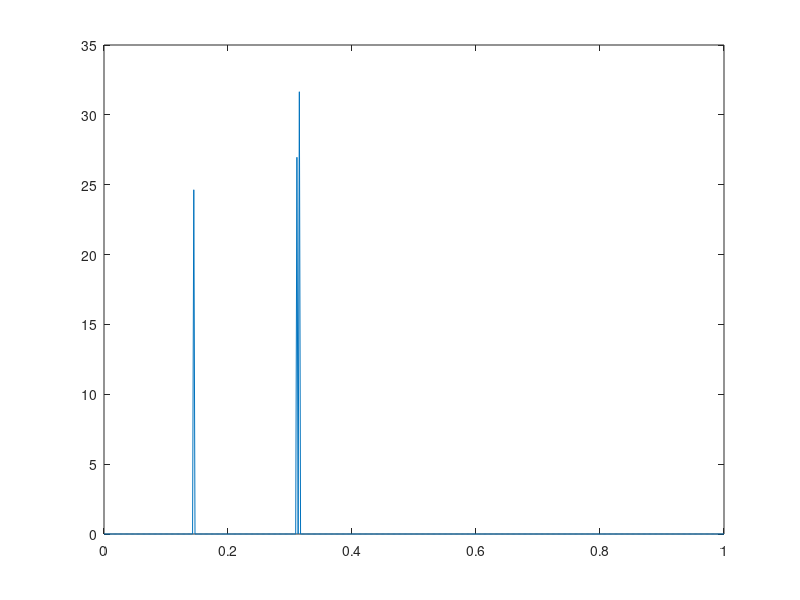

This figure's MATLAB source:
%%
 % Copyright (c) 2025, Sanjeeva Reddy S
 % All rights reserved.
 
 %This source code is licensed under the MIT license found in the
 % LICENSE file in the root directory of this source tree.
 
 % Unauthorized copying of this file, via any medium, is strictly prohibited
 % unless explicit permission is granted by the copyright owner.
 
 % Description:
 % This file contains utility functions for processing sparse arrays.
 
 % Author: Sanjeeva Reddy S
 % EMail: sanjeevareddy.s414@gmail.com
 % Created on: January 5, 2025





%%%%%%%%%%%%%%%%%%%%%%%%%%%%%%%%%%%%%%%%%%%%%%%
%%%%%%%%%%%%%%%%%%%%%%%%%%%%%%%%%%%%%%%%%%%%%%%
%% Clear the cache
%%%%%%%%%%%%%%%%%%%%%%%%%%%%%%%%%%%%%%%%%%%%%%%

clc;clear;close;tic

%%%%%%%%%%%%%%%%%%%%%%%%%%%%%%%%%%%%%%%%%%%%%%%

%%%%%%%%%%%%%%%%%%%%%%%%%%%%%%%%%%%%%%%%%%%%%%%
%% Parameters
%%%%%%%%%%%%%%%%%%%%%%%%%%%%%%%%%%%%%%%%%%%%%%%


N = 200;  N1=N^2;% Number of Samples
numSignals = 3;                          % Number of incoming signals
SNR = -15;                                     % SNR values in db
omg = [0.310 0.315  0.145];          % Frequencies
M = 512;   M1 = M+N;  I = eye(N);                                                   % Extended Number of Samples for high resolution

%%%%%%%%%%%%%%%%%%%%%%%%%%%%%%%%%%%%%%%%%%%%%%%
%% Signal Generation
%%%%%%%%%%%%%%%%%%%%%%%%%%%%%%%%%%%%%%%%%%%%%%%


t = 0:N-1;                                       % Samples

% Steering Vector Computation
eomg = linspace(0,1,M)';                 % Define Frequencies for elongated Steering Vector
eomg1 = linspace(0,1,M1)';


% Signal Addition
signal = zeros(1,N);
for i = 1:numSignals
    Amp = 5*exp(1i*2*pi*rand([1,1]));
    z = Amp*exp(1i*2*pi*omg(i)*t);
    signal = signal+z;
end


% Generate noise
noise = (randn(1,N ) + 1i * randn(1,N )) * sqrt(0.5);  % Generation of Pseudo-Random Noise
noisePower = 10^(-SNR/10); % Noise Power
noise = sqrt(noisePower) * noise;

% Adding Signal and Noise
signals = (signal +noise)';


%%%%%%%%%%%%%%%%%%%%%%%%%%%%%%%%%%%%%%%%%%%%%%%
%% Power Computation
%%%%%%%%%%%%%%%%%%%%%%%%%%%%%%%%%%%%%%%%%%%%%%%

DFT = exp(-1i*2*pi*(0:N-1)'*(0:M-1)/M);
DFT = [DFT I];
IDFT = DFT';

sigma = sqrt(noisePower)  ;
% Find the intial power values
p_old = abs(IDFT*signals).^2/norm(DFT)^4;

%% Algorithm Implementation

for loop = 1:1e6
    
    R = DFT*diag(p_old)*IDFT + sigma.*I ;
    Rinv = inv(R);

    sk = [];
    for ki = 1:M1
                sk = [sk;p_old(ki)*IDFT(ki,:)*Rinv*signals];
    end
    p_new = abs(sk).^2;
    Er = norm(p_new-p_old)/norm(p_old);

    sigma = norm(signals-sum(DFT*sk)).^2/N;
    if(Er>1e-5)
        p_old = p_new;
    else
        break;
    end

end

p_new=real(p_new);
pnew1 = p_new(1:M);


plot(eomg,pnew1);
